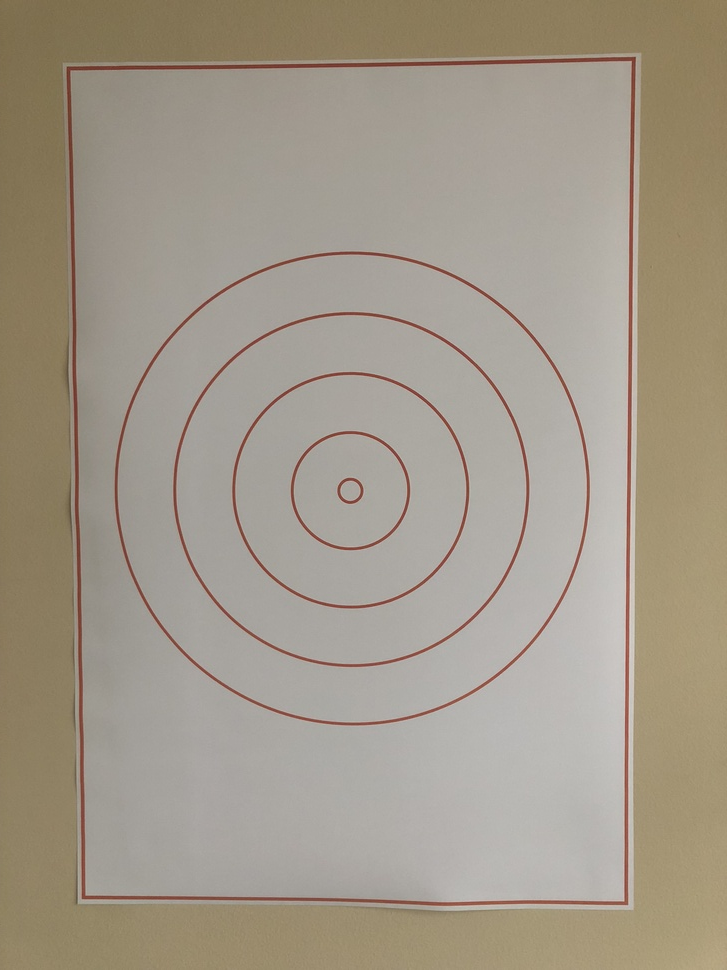
#> input picture images/template.jpeg, 727 x 970 px, shrunk from 3024 x 4032 before the run
$ jupyter execute fourier_transform.ipynb   (shell and % lines are left out)
#> lines starting #> are read from the running program, lines starting #| are printed output that depends on the picture
# Fourier Transforms

In this notebook, I'll transform the target images to see how they look in the frequency domain.

[cell 1]
import numpy as np
import matplotlib.pyplot as plt
import cv2


# read in the images
template = cv2.imread('images/template.jpeg')
#> template is the input picture: shape (970, 727, 3); mean B, G, R 137.5, 152.5, 161.8
test1 = cv2.imread('images/test1.jpeg')
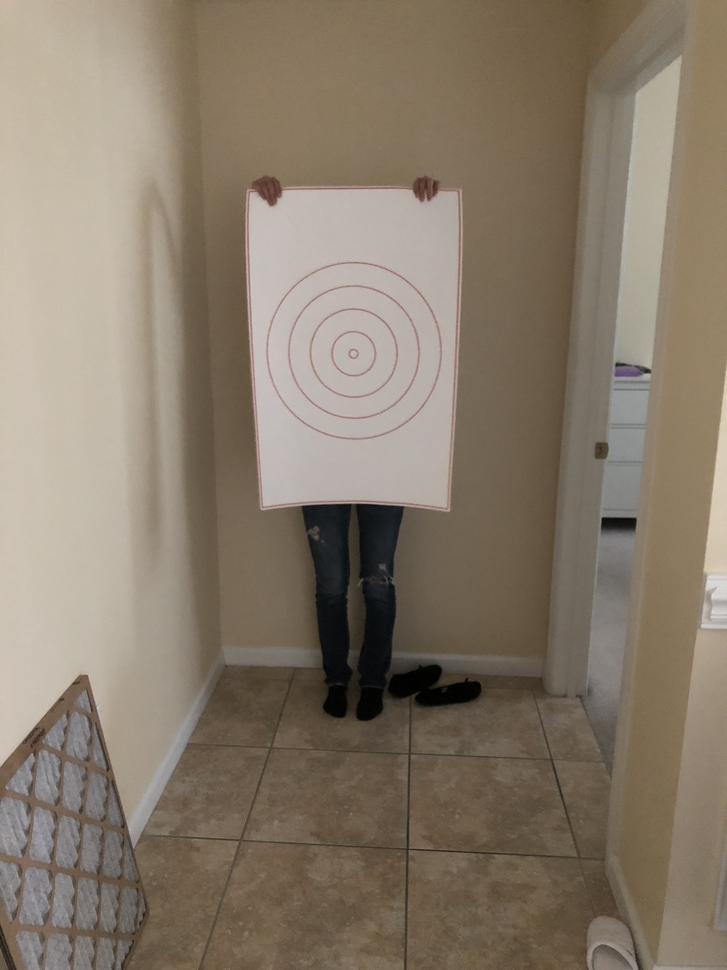
#> input picture images/test1.jpeg, 727 x 970 px, shrunk from 3024 x 4032 before the run
#> test1 is the input picture: shape (970, 727, 3); mean B, G, R 106.8, 122.8, 135.3
test2 = cv2.imread('images/test2.jpeg')
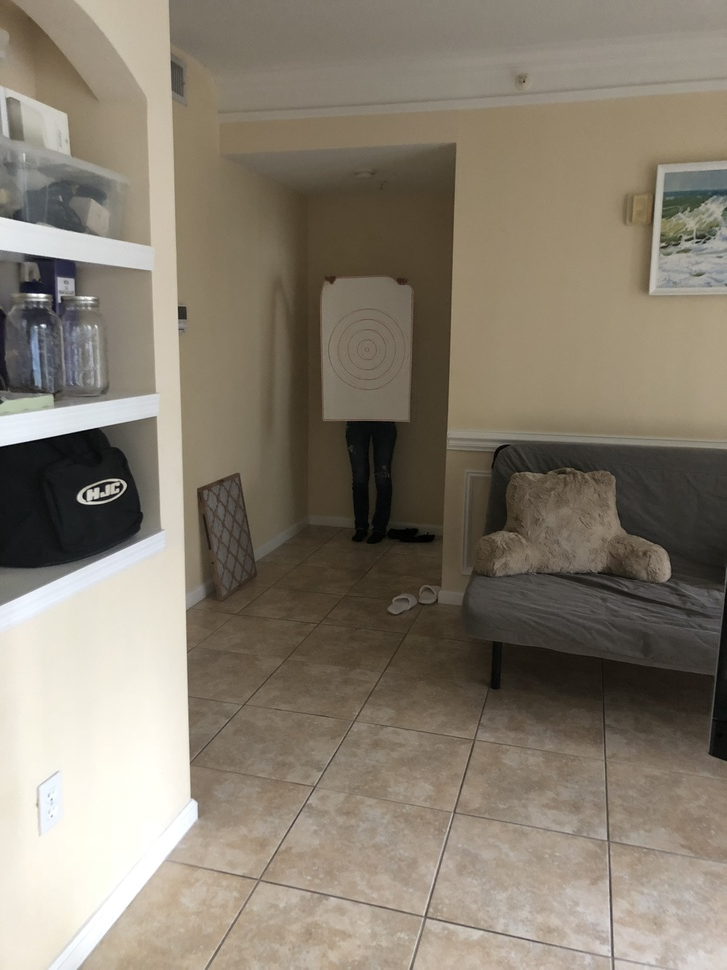
#> input picture images/test2.jpeg, 727 x 970 px, shrunk from 3024 x 4032 before the run
#> test2 is the input picture: shape (970, 727, 3); mean B, G, R 111.7, 125.9, 134.8
test3 = cv2.imread('images/test3.jpeg')
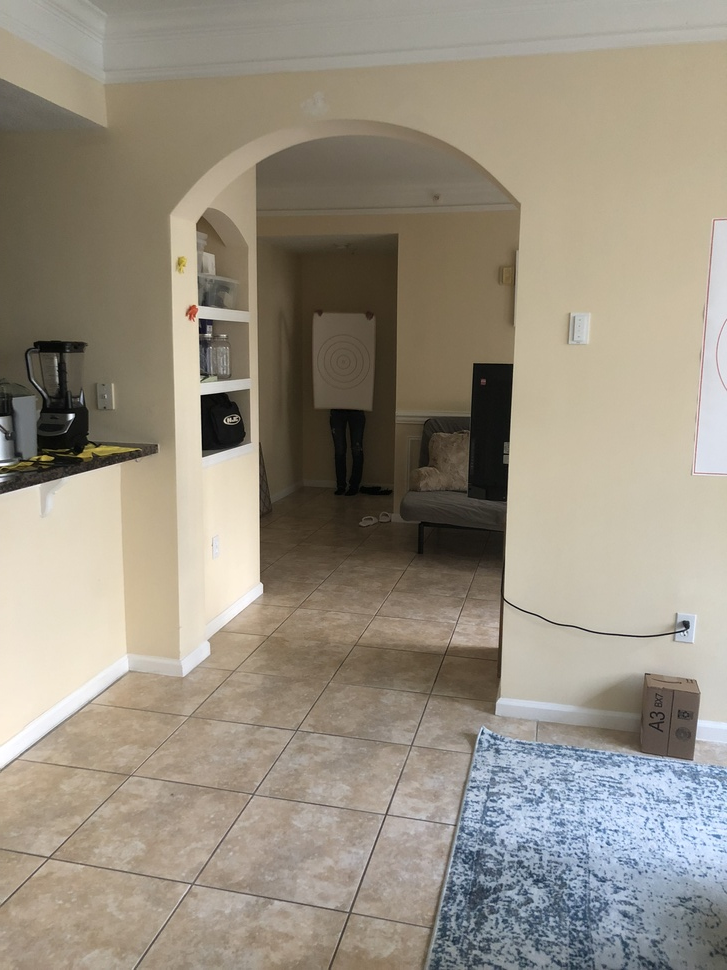
#> input picture images/test3.jpeg, 727 x 970 px, shrunk from 3024 x 4032 before the run
#> test3 is the input picture: shape (970, 727, 3); mean B, G, R 129.4, 143.7, 151.6
test4 = cv2.imread('images/test4.jpeg')
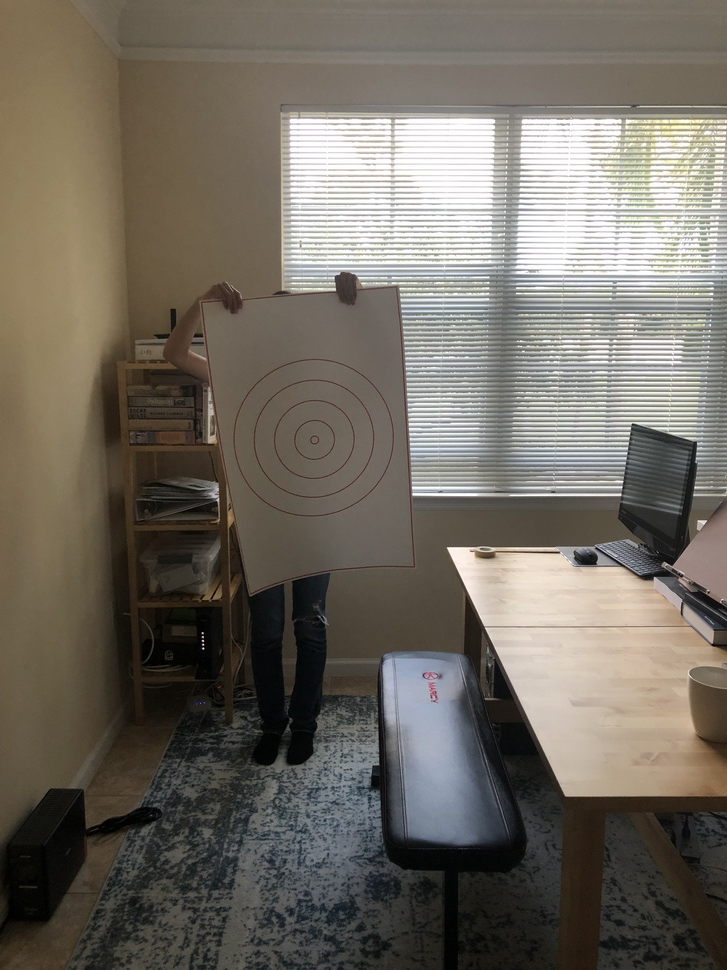
#> input picture images/test4.jpeg, 727 x 970 px, shrunk from 3024 x 4032 before the run
#> test4 is the input picture: shape (970, 727, 3); mean B, G, R 97.8, 107.3, 113.2
test5 = cv2.imread('images/test5.jpeg')
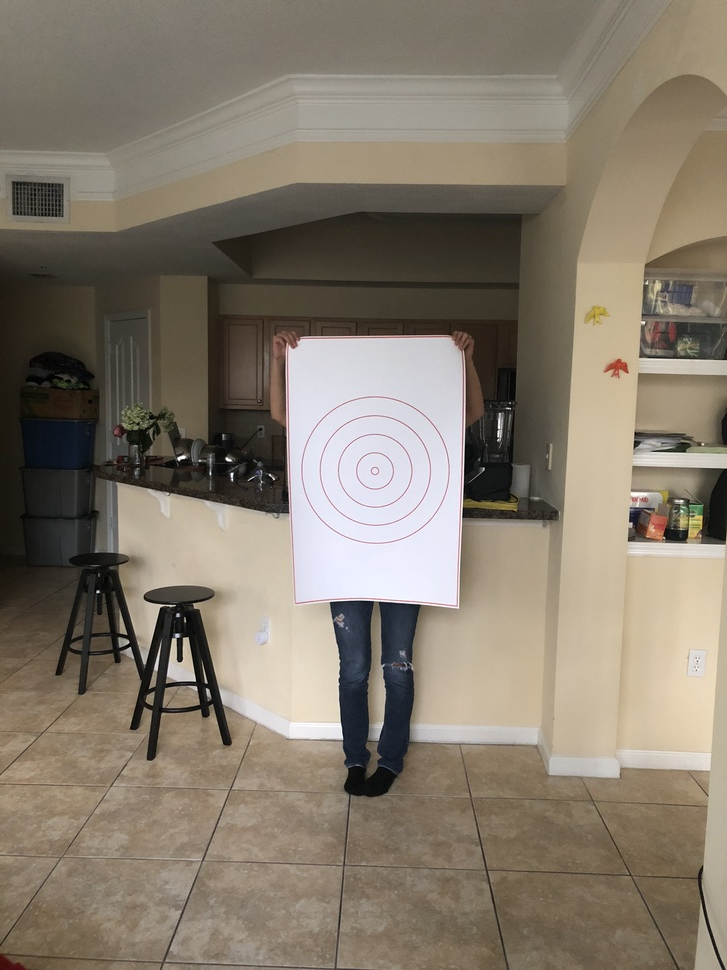
#> input picture images/test5.jpeg, 727 x 970 px, shrunk from 3024 x 4032 before the run
#> test5 is the input picture: shape (970, 727, 3); mean B, G, R 108.2, 122.5, 132.4
# change color to RGB (from BGR)
template = cv2.cvtColor(template, cv2.COLOR_BGR2RGB)
test1 = cv2.cvtColor(test1, cv2.COLOR_BGR2RGB)
test2 = cv2.cvtColor(test2, cv2.COLOR_BGR2RGB)
test3 = cv2.cvtColor(test3, cv2.COLOR_BGR2RGB)
test4 = cv2.cvtColor(test4, cv2.COLOR_BGR2RGB)
test5 = cv2.cvtColor(test5, cv2.COLOR_BGR2RGB)

# display images
figure, ((ax1, ax2), (ax3, ax4), (ax5, ax6)) = plt.subplots(ncols=2,
                                                            nrows=3,
                                                            figsize=(15,20))
figure.suptitle('Original Images')
ax1.imshow(template)
ax2.imshow(test1)
ax3.imshow(test2)
ax4.imshow(test3)
ax5.imshow(test4)
ax6.imshow(test5)
ax1.set_title('template')
ax2.set_title('test1')
ax3.set_title('test2')
ax4.set_title('test3')
ax5.set_title('test4')
ax6.set_title('test5')

**template** the template image has been taken against a clean background at a close distance. It's puprose is to capture of details of what we want to detect.

**test 1-5** the test images have been taken at various combinations of distance, light, and background cluter to simulate real world (worst case) environment of what we want to detect. Also, the paper has been grabbed from the top to simulate clamping at a gun range.

[cell 2]
# convert to grayscale to focus on the intensity patterns
template_gray = cv2.cvtColor(template, cv2.COLOR_RGB2GRAY)
test1_gray = cv2.cvtColor(test1, cv2.COLOR_RGB2GRAY)
test2_gray = cv2.cvtColor(test2, cv2.COLOR_RGB2GRAY)
test3_gray = cv2.cvtColor(test3, cv2.COLOR_RGB2GRAY)
test4_gray = cv2.cvtColor(test4, cv2.COLOR_RGB2GRAY)
test5_gray = cv2.cvtColor(test5, cv2.COLOR_RGB2GRAY)

# normalize the image color values
template_norm = template_gray/255.0
test1_norm = test1_gray/255.0
test2_norm = test2_gray/255.0
test3_norm = test3_gray/255.0
test4_norm = test4_gray/255.0
test5_norm = test5_gray/255.0

[cell 3]
# perform a fast fourier transform and create a scaled, frequency transform image
def ft_image(image_norm):
    '''This function takes in a normalized, grayscale image
        and returns a frequency spectrum of the image.'''
    f = np.fft.fft2(image_norm)
    fshift = np.fft.fftshift(f)
    frequency_tx = 20*np.log(np.abs(fshift))

    return frequency_tx

[cell 4]
# call ft_image function on the normalized images
template_f = ft_image(template_norm)
test1_f = ft_image(test1_norm)
test2_f = ft_image(test2_norm)
test3_f = ft_image(test3_norm)
test4_f = ft_image(test4_norm)
test5_f = ft_image(test5_norm)
#> in ft_image (call 6), `frequency_tx = 20*np.log(np.abs(fshift))`:
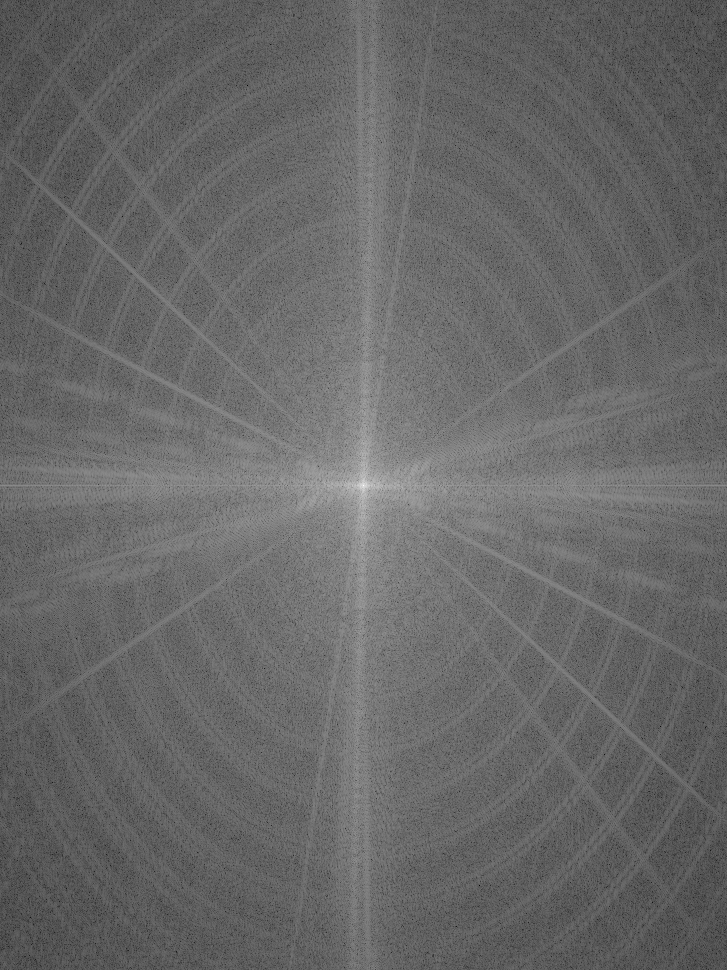
#> frequency_tx: shape (970, 727) float64; min -89.49, max 254.9, mean 50.8; drawn with min black and max white

# display the transformed images
# display images
figure, ((ax1, ax2), (ax3, ax4), (ax5, ax6)) = plt.subplots(ncols=2,
                                                            nrows=3,
                                                            figsize=(15,20))
figure.suptitle('Frequency Transformed Images')
ax1.imshow(template_f, cmap='gray')
ax2.imshow(test1_f, cmap='gray')
ax3.imshow(test2_f, cmap='gray')
ax4.imshow(test3_f, cmap='gray')
ax5.imshow(test4_f, cmap='gray')
ax6.imshow(test5_f, cmap='gray')
ax1.set_title('template')
ax2.set_title('test1')
ax3.set_title('test2')
ax4.set_title('test3')
ax5.set_title('test4')
ax6.set_title('test5')
